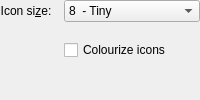
           <widget class="QWidget" name="page_8">
            <layout class="QHBoxLayout" name="horizontalLayout_4">
             <property name="leftMargin">
              <number>0</number>
             </property>
             <property name="topMargin">
              <number>0</number>
             </property>
             <property name="rightMargin">
              <number>0</number>
             </property>
             <property name="bottomMargin">
              <number>0</number>
             </property>
             <item>
              <layout class="QFormLayout" name="formLayout_9">
               <property name="formAlignment">
                <set>Qt::AlignLeading|Qt::AlignLeft|Qt::AlignTop</set>
               </property>
               <property name="verticalSpacing">
                <number>18</number>
               </property>
               <property name="bottomMargin">
                <number>16</number>
               </property>
               <item row="0" column="1">
                <widget class="QComboBox" name="systemIconSize">
                 <item>
                  <property name="text">
                   <string>8  - Tiny</string>
                  </property>
                 </item>
                 <item>
                  <property name="text">
                   <string>12 - Very Small</string>
                  </property>
                 </item>
                 <item>
                  <property name="text">
                   <string>14 - Small</string>
                  </property>
                 </item>
                 <item>
                  <property name="text">
                   <string>16 - Small-Medium</string>
                  </property>
                 </item>
                 <item>
                  <property name="text">
                   <string>18 - Medium</string>
                  </property>
                 </item>
                 <item>
                  <property name="text">
                   <string>20 - Large-Medium</string>
                  </property>
                 </item>
                 <item>
                  <property name="text">
                   <string>22 - Large</string>
                  </property>
                 </item>
                 <item>
                  <property name="text">
                   <string>24 - Very Large</string>
                  </property>
                 </item>
                 <item>
                  <property name="text">
                   <string>32 - Giant</string>
                  </property>
                 </item>
                 <item>
                  <property name="text">
                   <string>48 - Humongous</string>
                  </property>
                 </item>
                </widget>
               </item>
               <item row="1" column="1">
                <widget class="QCheckBox" name="colorizeSystemIcons">
                 <property name="text">
                  <string>Colourize icons</string>
                 </property>
                </widget>
               </item>
               <item row="0" column="0">
                <widget class="QLabel" name="label_32">
                 <property name="text">
                  <string>Icon si&amp;ze:  </string>
                 </property>
                 <property name="alignment">
                  <set>Qt::AlignRight|Qt::AlignTrailing|Qt::AlignVCenter</set>
                 </property>
                 <property name="buddy">
                  <cstring>systemIconSize</cstring>
                 </property>
                </widget>
               </item>
              </layout>
             </item>
            </layout>
           </widget>
